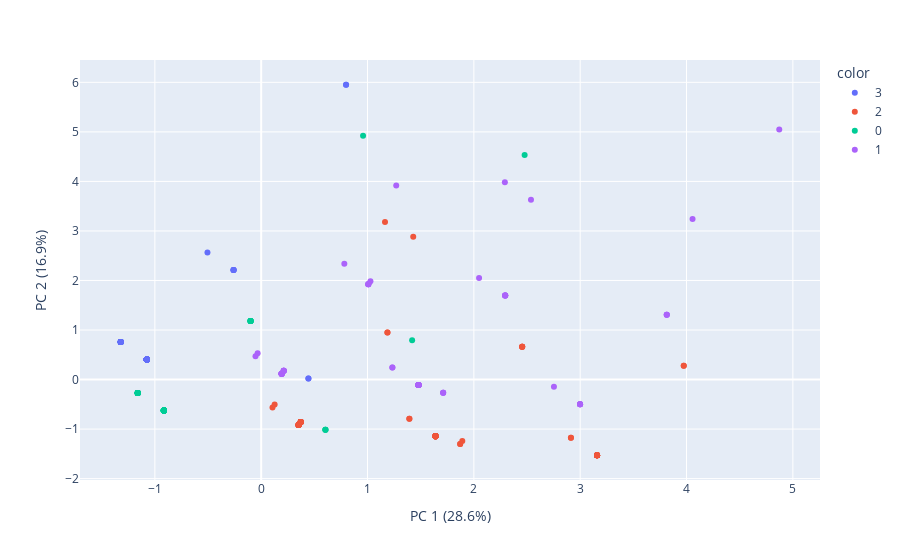

Notebook code cell kept with this figure:
### Markdown cell above
On va d'abord centrer et réduire les données pour avoir une bonne représentation.

### Code cell
df_scaled = StandardScaler().fit_transform(df_charte.drop(columns=['sicharteusageweb', 'cluster']))

pca_charte = PCA(n_components=2)
components = pca_charte.fit_transform(df_scaled)

labels = {
    str(i): f"PC {i+1} ({var:.1f}%)"
    for i, var in enumerate(pca_charte.explained_variance_ratio_ * 100)
}

fig = px.scatter(components, x=0, y=1, color=df_charte.cluster, labels=labels)
fig.show()
